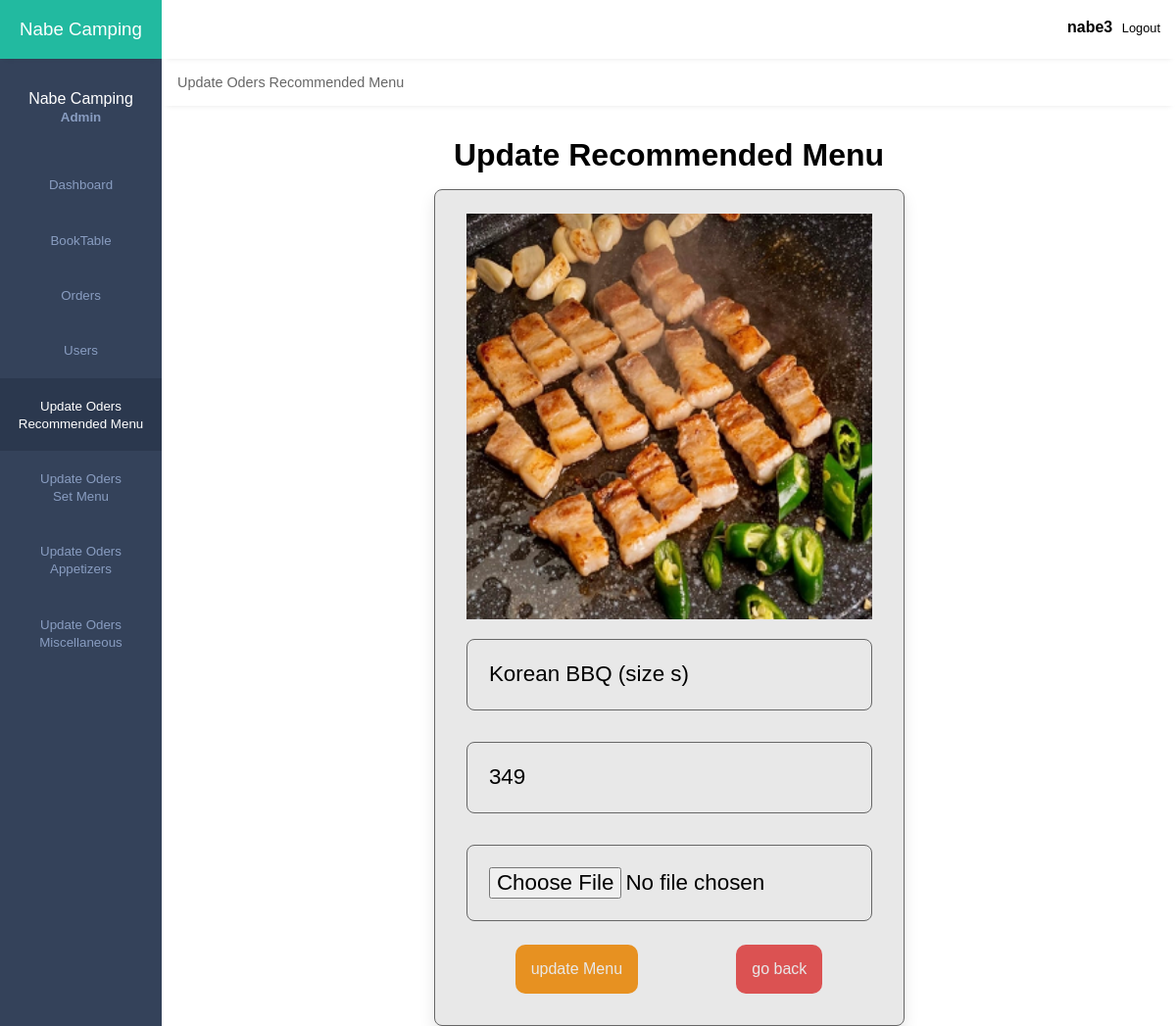
The app's page /updateoder_rec_edit.php?updater=1005 (signed in) with its own data.
### tables this page shows
CREATE TABLE `updatemenu_recom` (
  `id` int(100) NOT NULL,
  `name` varchar(100) NOT NULL,
  `price` int(10) NOT NULL,
  `image` varchar(100) NOT NULL
);

### updateoder_rec_edit.php (the view, shortened to what this page needs)
<?php
    include('config.php');
?>
<!DOCTYPE html>
<html lang="en">
<head>
    <link rel="stylesheet" href="css/dashboardadmin.css">
    <link rel="stylesheet" href="css/updatemenu.css">
    <link rel="stylesheet" href="https://maxst.icons8.com/vue-static/landings/line-awesome/line-awesome/1.3.0/css/line-awesome.min.css">
</head>
<body>
    <div class="sidebar">
        <div class="side-header">
            <h3><span>Nabe Camping</span></h3>
        </div>
        <div class="side-content">
            <div class="profile">
                <h4>Nabe Camping</h4>
                <small>Admin</small>
            </div>
            <div class="side-menu">
                <ul>
                    <li>
                       <a href="dashboard.php">
                            <small>Dashboard</small>
                        </a>
                    </li>
                       <a href="booking.php">
                            <small>BookTable</small>
                        </a>
                    <li>
                       <a href="Oders.php">
                            <small>Orders</small>
                        </a>
                    </li>
                    <li>
                       <a href="aduser.php">
                            <small>Users</small>
                        </a>
                    </li>
                    <li>
                       <a href="updateoder_rec.php" class="active">
                            <small>Update Oders <br>Recommended Menu</small>
                        </a>
                    </li>
                    <li>
                       <a href="updateoder_set.php">
                            <small>Update Oders <br>Set Menu</small>
                        </a>
                    </li>
                    <li>
                       <a href="updateoder_app.php">
                            <small>Update Oders <br>Appetizers</small>
                        </a>
                    </li>
                    <li>
                       <a href="updateoder_mis.php" >
                            <small>Update Oders <br> Miscellaneous </small>
                        </a>
                    </li>
                </ul>
            </div>
        </div>
    </div>
    <div class="main-content">
        <header>
            <div class="header-content">
                <div class="header-menu">
                    <div class="user">
                        <?php if (isset($_SESSION['username'])) : ?>
                        <p class="usernametext"><strong><?php echo $_SESSION['username'] ; ?></strong></p>
                        <a href="aduser.php?logout='1'"><span class="las la-power-off"></span></a>
                        <a href="aduser.php?logout='1'"><span class ="btnlogout">Logout</span></a>
                        <?php endif ?>
                    </div>
                </div>
            </div>
        </header>
        <main>
                <div class="records table-responsive">
                    <div class="record-header">
                        <div class="add">
                            <span>Update Oders Recommended Menu</span>
                        </div>
                    </div>
                </div>
        </main>
        <section class="updatemenu">
            <h1 class="heading">Update Recommended Menu</h1>
                <?php
                    $update_id = $_GET['updater'];
                    $select_products = $con->prepare("SELECT * FROM updatemenu_recom WHERE id = ?");
                    $select_products->execute([$update_id]);
                    if($select_products->rowCount() > 0){
                        while($fetch_products = $select_products->fetch(PDO::FETCH_ASSOC)){
                ?>
                <form action="updateoder_edit_db.php" enctype="multipart/form-data" method="post">
                    <img src="images/<?= $fetch_products['image']; ?>" alt="">
                    <input type="text" class="box" required maxlength="100" placeholder="enter menu name" name="name" value="<?= $fetch_products['name']; ?>">
                    <input type="number" min="0" class="box" required max="9999999999" placeholder="enter menu price" onkeypress="if(this.value.length == 10) return false;" name="price" value="<?= $fetch_products['price']; ?>">
                    <input type="file" name="image" accept="image/jpg, image/jpeg, image/png" class="box">
                    <div class="menuadd_btn">
                        <input type="submit" value="update Menu" class="btn6 primary-btn6" name="update_menur">
                        <a href="updateoder_rec.php" class="btn7 primary-btn7">go back</a>
                    </div>
                </form>
                <?php
                        }
                    }else{
                        echo '<p class="empty">no Menu found!</p>';
                    }
                ?>
</section>
</body>
</html>

### css/dashboardadmin.css (style rules this page uses)
:root { --main-color: #22BAA0; --color-dark: #34425A; --text-grey: #B0B0B0; --black1 :#000000; --green: #2d9c49; --white1: #e8e8e8; --red : #db5252; --orange: #e79121; }
.btnlogout { color: var(--black1); }
* { margin: 0; padding: 0; text-decoration: none; list-style-type: none; box-sizing: border-box; font-family: 'Merriweather', sans-serif; }
.btnlogout { font-family: 'Merriweather', sans-serif; }
.sidebar { position: fixed; height: 100%; width: 165px; left: 0; bottom: 0; top: 0; z-index: 100; background: var(--color-dark); transition: left 300ms; }
.side-header { box-shadow: 0px 5px 5px -5px rgb(0 0 0 /10%); background: var(--main-color); height: 60px; display: flex; justify-content: center; align-items: center; }
.side-header h3, side-head span { color: #fff; font-weight: 400; }
.side-content { height: calc(100vh - 60px); overflow: auto; }
.profile { text-align: center; padding: 2rem 0rem; }
.profile h4 { color: #fff; font-weight: 500; }
.profile small { color: #899DC1; font-weight: 600; }
.sidebar { overflow-y: auto; }
.side-menu ul { text-align: center; }
.side-menu a { display: block; padding: 1.2rem 0rem; }
.side-menu a.active { background: #2B384E; }
.side-menu a.active span, .side-menu a.active small { color: #fff; }
.side-menu a span, .side-menu a small { color: #899DC1; }
.main-content { margin-left: 165px; width: calc(100% - 165px); transition: margin-left 300ms; }
header { position: fixed; right: 0; top: 0; left: 165px; z-index: 100; height: 60px; box-shadow: 0px 5px 5px -5px rgb(0 0 0 /10%); background: #fff; transition: left 300ms; }
.header-content, .header-menu { display: flex; align-items: center; }
.header-content { justify-content: space-between; padding: 0rem 1rem; padding-top: 1.2rem; }
.header-menu { justify-content: flex-end; }
.user { display: flex; align-items: center; }
.usernametext { font-size: 1rem; text-align: center; }
.user span:last-child { display: inline-block; margin-left: .3rem; font-size: .8rem; }
main { margin-top: 60px; }
.records { box-shadow: 0px 5px 5px -5px rgb(0 0 0 / 10%); background: #fff; border-radius: 3px; }
.record-header { padding: 1rem; display: flex; justify-content: space-between; align-items: center; }
.add, .browse { display: flex; align-items: center; }
.add span { display: inline-block; margin-right: .6rem; font-size: .9rem; color: #666; }
input, button, select { outline: none; }
.table-responsive { width: 100%; overflow: auto; }

### css/updatemenu.css (style rules this page uses)
:root { --white2 : #f1f1f1; --light-color:#666; --border:.1rem solid var(--light-color); --box-shadow:0 .5rem 1rem rgba(0,0,0,.1); --orange: #e79121; }
.btn6 { color: var(--orange); border-radius: 10px; font-size: 1rem; padding: 1rem 1rem; border: none; margin: 0 auto; margin-top: 0.5rem; }
.primary-btn6 { color: var(--white1); background: var(--orange); cursor: pointer; }
.btn7 { color: var(--red); border-radius: 10px; font-size: 1rem; padding: 1rem 1rem; border: none; margin: 0 auto; margin-top: 0.5rem; }
.primary-btn7 { color: var(--white1); background: var(--red); cursor: pointer; }
.menuadd_btn { display: flex; gap: 0; }
.heading { padding-bottom: 1rem; padding-top: 2rem; text-align: center; font-size: 1.5rem; }
@media only screen and (min-width: 768px) { .heading { font-size: 2rem; } }
.updatemenu form { max-width: 20rem; margin:0 auto; background-color: var(--white1); border-radius: .5rem; box-shadow: var(--box-shadow); padding:2rem; border:var(--border); padding-top: 1.5rem; }
.updatemenu form .box { width: 100%; padding:1.4rem; font-size: 1rem; color:var(--black); border-radius: .5rem; border:var(--border); background-color: var(--light-bg); margin:1rem 0; }
.updatemenu form img { width: 100%; }
@media only screen and (min-width: 768px) { .updatemenu form { max-width: 30rem; } }
@media only screen and (min-width: 768px) { .updatemenu form .box { font-size: 1.4rem; } }

### records on screen
updatemenu_recom: image (picture), name "Korean BBQ (size s)", price "349"

### other values on screen
$_SESSION['username'] "nabe3"
